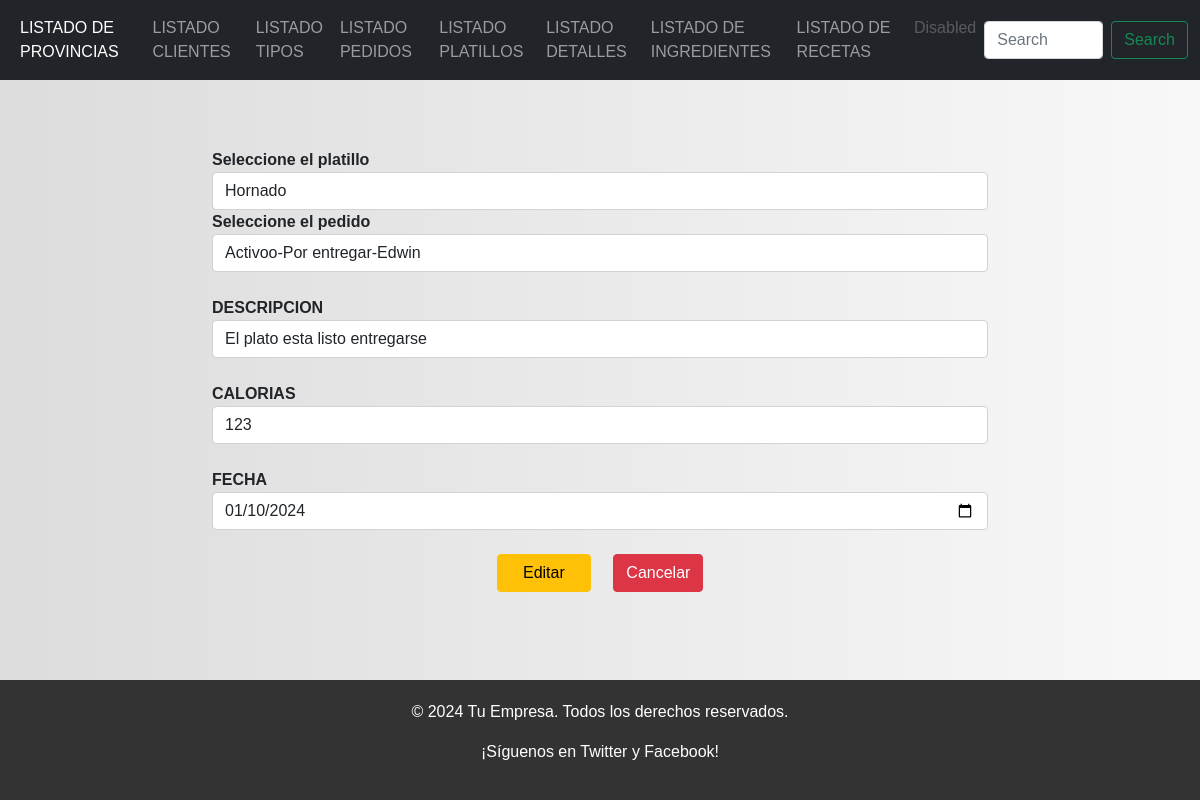
Screenshot of /editarDetalle/1 with the database file from the repository.
### Aplicaciones/Facturacion/models.py (models this page shows, shortened)
class DetallePlatillo(models.Model):
    id_bg = models.AutoField(primary_key=True)
    descripcion_bg = models.TextField()
    calorias_bg = models.IntegerField()
    fecha_bg = models.DateField()
    pedido_bg = models.ForeignKey(Pedido, null=True, blank=True, on_delete=models.PROTECT)
    platillo_bg = models.ForeignKey(Platillo, null=True, blank=True, on_delete=models.PROTECT)

### Aplicaciones/Facturacion/views.py (the view)
# urls.py: path('editarDetalle/<id_bg>' ,views.editarDetalle),
def editarDetalle(request, id_bg):
    detalleEditar=DetallePlatillo.objects.get(id_bg=id_bg)
    detallesBdd=DetallePlatillo.objects.all()
    platilloBdd=Platillo.objects.all()
    pedidoBdd=Pedido.objects.all()
    return  render(request, 'editarDetalle.html',{'detalle':detalleEditar,'detalles':detallesBdd, 'platillos':platilloBdd, 'pedidos':pedidoBdd})

### Aplicaciones/Facturacion/templates/editarDetalle.html (shortened to what this page needs)
{% extends "./plantilla.html" %}
{% load static %}
{% block contenido %}
<div class="row">
  <div class="col-md-2">
  </div>
  <div class="col-md-8">
    <br> <br>
    <form class="" action="/procesarActualizacionDetalle/" method="post">
      <b>Seleccione el platillo</b>
      <select class="form-control" name="id_platillo" id="id_platillo" required>
        {% for platillo in platillos %}
        <option value="{{platillo.id_bg}}">{{platillo.nombre_bg}}  </option>
        {% endfor %}
      </select>
      <b>Seleccione el pedido</b>
      <select class="form-control" name="id_pedido" id="id_pedido" required>
        {% for pedido in pedidos %}
        <option value="{{pedido.id_bg}}">{{pedido.estado_bg}}-{{pedido.observaciones_bg}}-{{detalle.pedido_bg.cliente_bg.nombre_bg}}  </option>
        {% endfor %}
      </select>
<br>
<b>DESCRIPCION</b>
<br>
<input type="text" name="descripcion_bg" id="descripcion_bg"
       value="{{detalle.descripcion_bg}}" placeholder="Ingrese la descripcion"
       class="form-control" required>
<br>
      <b>CALORIAS</b>
      <br>
      <input type="number" name="calorias_bg" id="calorias_bg"
             value="{{detalle.calorias_bg}}" placeholder="Ingrese las calorias"
             class="form-control" required>
      <br>
      <b>FECHA </b>
      <input type="date" name="fecha_bg" id="fecha_bg"
      value="{{detalle.fecha_bg|date:'Y-m-d'}}" placeholder="Ingrese la fecha "
      class="form-control" required>
      <br>
      <center>
        <button type="submit" name="button"
                class="btn btn-warning">
          &nbsp;&nbsp;&nbsp;Editar&nbsp;&nbsp;&nbsp;
        </button>&nbsp;&nbsp;&nbsp;&nbsp;
        <a href="/"
           class="btn btn-danger">
          Cancelar
        </a>
      </center>
    </form>
  </div>
</div>
{% endblock %}

### restaurantebg/static/css/principal.css (style rules this page uses)
body { margin: 0; padding: 0; font-family: Arial, sans-serif; background: linear-gradient(to right, #dcdcdc, #f8f8f8); }
.row { margin: 20px 0; }

### rows the page displays
DetallePlatillo: descripcion_bg "El plato esta listo entregarse", calorias_bg "123", fecha_bg "01/10/2024"

### other values shown
form field id_platillo "Hornado"
form field id_pedido "Activoo-Por entregar-Edwin"
